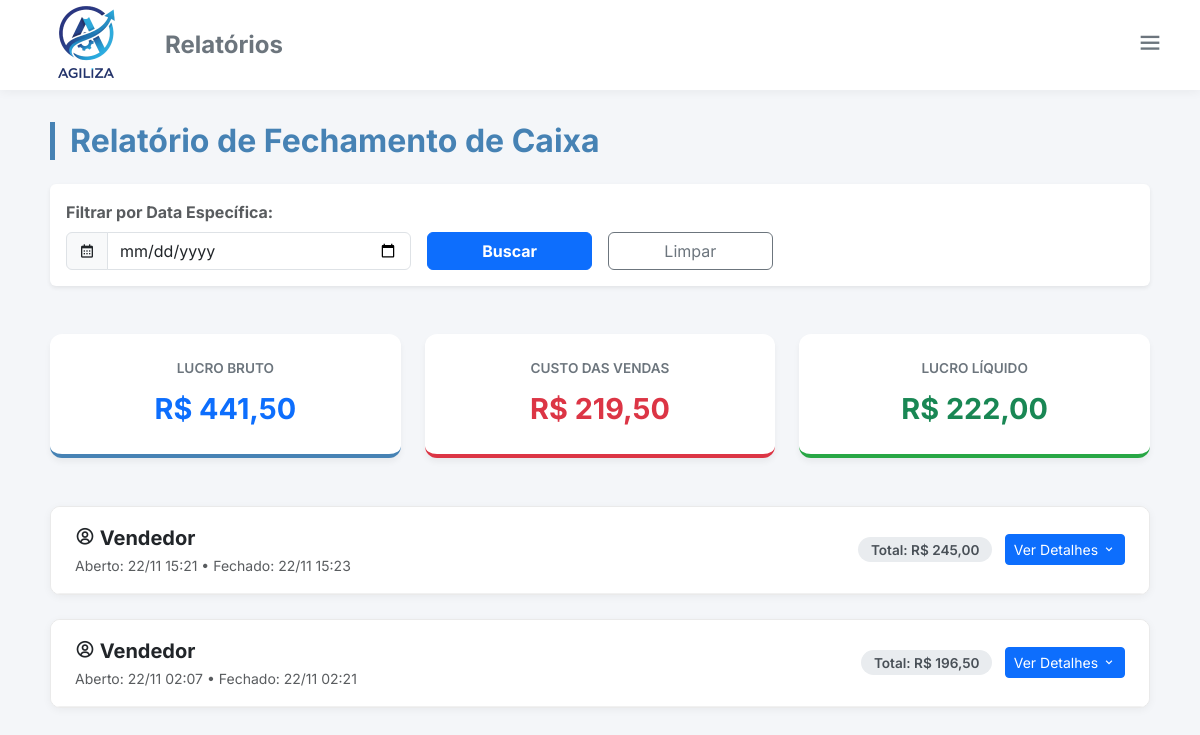
The app's page /consulta_caixa.php (signed in), older data.
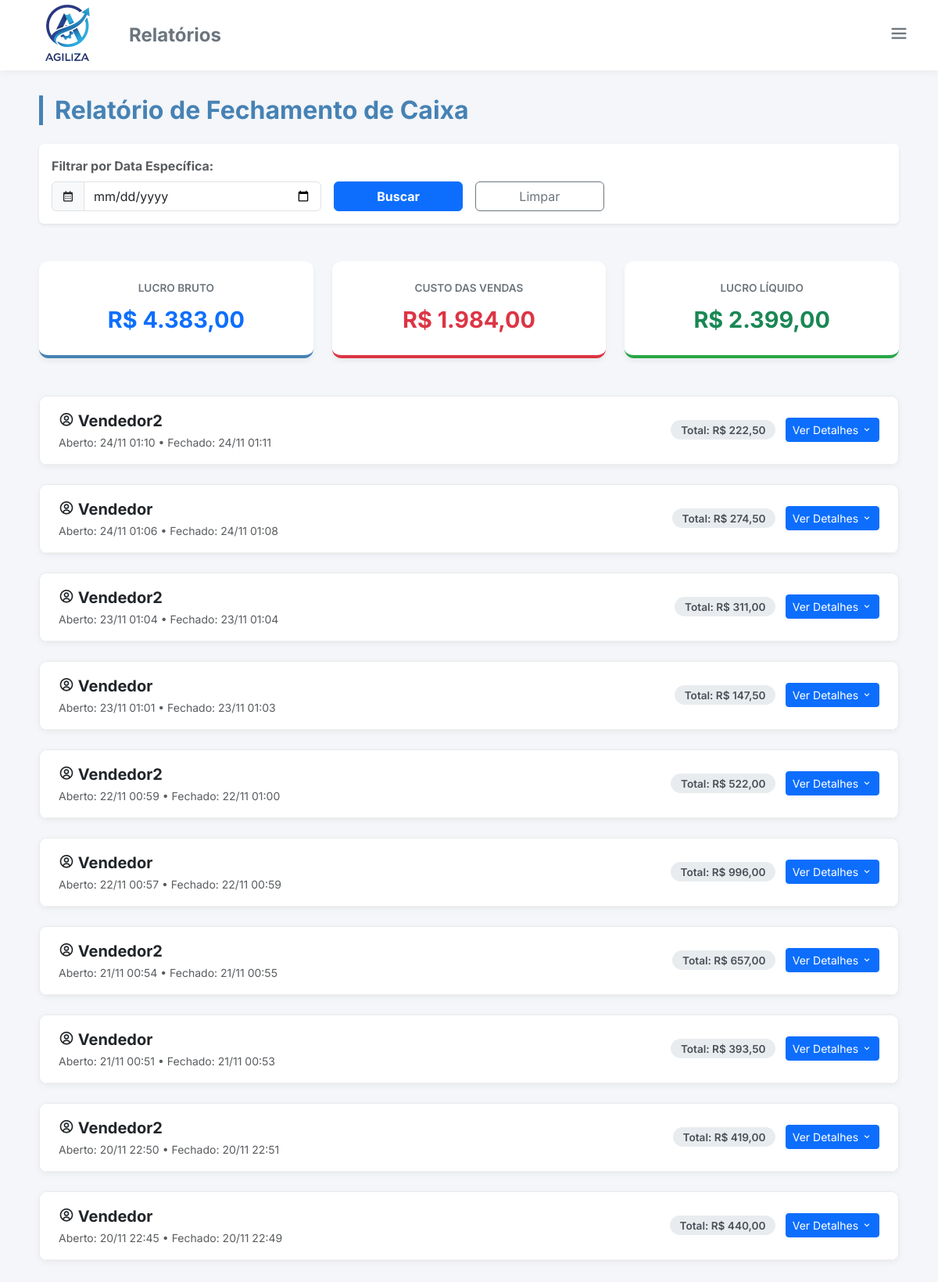
The same page, newer data.
### tables this page shows
CREATE TABLE IF NOT EXISTS `fechamento_caixa` (
  `id_fechamento` int NOT NULL AUTO_INCREMENT,
  `data_abertura` datetime DEFAULT NULL,
  `data_fechamento` datetime DEFAULT NULL,
  `operador` varchar(50) DEFAULT NULL,
  `valor_abertura` decimal(10,2) DEFAULT '0.00',
  `total_dinheiro` decimal(10,2) DEFAULT '0.00',
  `total_cartaoC` decimal(10,2) DEFAULT '0.00',
  `total_cartaoD` decimal(10,2) DEFAULT '0.00',
  `total_pix` decimal(10,2) DEFAULT '0.00',
  `valor_final_informado` decimal(10,2) DEFAULT '0.00',
  PRIMARY KEY (`id_fechamento`)
);

### consulta_caixa.php (the view, shortened to what this page needs)
<?php
require_once "conexao.php";
$tipo_usuario = isset($_SESSION['tipo_usuario']) ? $_SESSION['tipo_usuario'] : 0;
$usuario_logado = $_SESSION['nome_usuario'];
$dataFiltro = isset($_GET['data']) ? $_GET['data'] : '';
if ($tipo_usuario != 1) {
    $dataFiltro = date('Y-m-d');
    $sql = "SELECT * FROM fechamento_caixa WHERE DATE(data_fechamento) = :data AND operador = :operador ORDER BY data_fechamento DESC";
    $stmt = $conn->prepare($sql);
    $stmt->bindValue(':data', $dataFiltro);
    $stmt->bindValue(':operador', $usuario_logado);
} else {
    if ($dataFiltro) {
        $sql = "SELECT * FROM fechamento_caixa WHERE DATE(data_fechamento) = :data ORDER BY data_fechamento DESC";
        $stmt = $conn->prepare($sql);
        $stmt->bindValue(':data', $dataFiltro);
    } else {
        $data_final = date('Y-m-d 23:59:59');
        $data_inicial = date('Y-m-d 00:00:00', strtotime('-30 days'));
        $sql = "SELECT * FROM fechamento_caixa WHERE data_fechamento BETWEEN :ini AND :fim ORDER BY data_fechamento DESC";
        $stmt = $conn->prepare($sql);
        $stmt->bindValue(':ini', $data_inicial);
        $stmt->bindValue(':fim', $data_final);
    }
}
$stmt->execute();
$registros = $stmt->fetchAll(PDO::FETCH_ASSOC);
$dados_agrupados = [];
$faturamento_total_periodo = 0;
$custo_total_periodo = 0;
$lucro_total_periodo = 0;
foreach ($registros as $key => $r) {
    $faturamento_fechamento = $r['total_dinheiro'] + $r['total_cartaoC'] + $r['total_cartaoD'] + $r['total_pix'];
    $r['faturamento_total'] = $faturamento_fechamento;
    $custo_vendas = 0;
    try {
        $sql_custo = "
            SELECT SUM(sp.quantidade * p.preco_compra) as custo
            FROM vendas v
            JOIN saida_produtos sp ON v.id_venda = sp.venda_id
            JOIN produto p ON sp.id_produto = p.id_produto
            WHERE v.fechamento_caixa_id = :id_fechamento
        ";
        $stmtCusto = $conn->prepare($sql_custo);
        $stmtCusto->bindValue(':id_fechamento', $r['id_fechamento']);
        $stmtCusto->execute();
        $custo_vendas = (float) $stmtCusto->fetchColumn();
    } catch (Exception $e) { $custo_vendas = 0; }
    $r['custo_total'] = $custo_vendas;
    $r['lucro_total'] = $faturamento_fechamento - $custo_vendas;
    $faturamento_total_periodo += $faturamento_fechamento;
    $custo_total_periodo += $custo_vendas;
    $lucro_total_periodo += $r['lucro_total'];
    $sql_itens = "
        SELECT p.id_produto, p.nome, p.sabor, SUM(sp.quantidade) as qtd_total, v.id_forma_pagamento, fp.nome_pagamento
        FROM vendas v
        JOIN saida_produtos sp ON v.id_venda = sp.venda_id
        JOIN produto p ON sp.id_produto = p.id_produto
        JOIN forma_pagamento fp ON v.id_forma_pagamento = fp.id_forma_pagamento
        WHERE v.fechamento_caixa_id = :id_fechamento
        GROUP BY p.id_produto, p.nome, p.sabor, fp.nome_pagamento
    ";
    $stmtItens = $conn->prepare($sql_itens);
    $stmtItens->bindValue(':id_fechamento', $r['id_fechamento']);
    $stmtItens->execute();
    $r['itens_vendidos'] = $stmtItens->fetchAll(PDO::FETCH_ASSOC);
    $dados_agrupados[] = $r;
}
?>
<!DOCTYPE html>
<html lang="pt-BR">
<head>
    <link href="https://cdn.jsdelivr.net/npm/bootstrap@5.3.6/dist/css/bootstrap.min.css" rel="stylesheet" />
    <link href="https://unpkg.com/boxicons@2.1.4/css/boxicons.min.css" rel="stylesheet">
    <link href="styles/style_consulta.css" rel="stylesheet" />
</head>
<body>
    <div class="top-bar">
        <div class="d-flex align-items-center gap-3">
            <img src="img/logoagilizasemfundo.png" style="height: 125px; width: auto;" alt="Logo">
            <h4 class="m-0 fw-bold text-secondary d-none d-md-block">Relatórios</h4>
        </div>
        <div class="dropdown">
            <button class="btn btn-outline-secondary border-0" type="button" data-bs-toggle="dropdown"><i class='bx bx-menu fs-3'></i></button>
        </div>
    </div>
    <div class="container main-container">
        <div class="d-flex justify-content-between align-items-center mb-4">
            <h2 class="page-title m-0">Relatório de Fechamento de Caixa</h2>
        </div>
        <?php if ($tipo_usuario == 1): ?>
        <div class="card p-3 border-0 shadow-sm mb-5">
            <form method="GET" class="row g-3 align-items-end">
                <div class="col-md-4">
                    <label class="form-label fw-bold text-muted">Filtrar por Data Específica:</label>
                    <div class="input-group">
                        <span class="input-group-text bg-light"><i class='bx bx-calendar'></i></span>
                        <input type="date" name="data" class="form-control" value="<?= htmlspecialchars($dataFiltro) ?>">
                    </div>
                </div>
                <div class="col-md-2">
                    <button type="submit" class="btn btn-primary w-100 fw-bold">Buscar</button>
                </div>
                <div class="col-md-2">
                    <a href="consulta_caixa.php" class="btn btn-outline-secondary w-100">Limpar</a>
                </div>
            </form>
        </div>
        <?php else: ?>
            <div class="alert alert-info mb-4">
                <i class='bx bx-info-circle'></i> Você está visualizando o relatório do seu turno atual (<?= date('d/m/Y') ?>).
            </div>
        <?php endif; ?>
        <div class="row g-4 mb-5">
            <div class="col-md-4">
                <div class="kpi-card border-blue">
                    <div class="kpi-title">Lucro Bruto</div>
                    <div class="kpi-value text-primary">R$ <?= number_format($faturamento_total_periodo, 2, ',', '.') ?></div>
                </div>
            </div>
            <?php if ($tipo_usuario == 1): ?>
            <div class="col-md-4">
                <div class="kpi-card border-red">
                    <div class="kpi-title">Custo das Vendas</div>
                    <div class="kpi-value text-danger">R$ <?= number_format($custo_total_periodo, 2, ',', '.') ?></div>
                </div>
            </div>
            <div class="col-md-4">
                <div class="kpi-card border-green">
                    <div class="kpi-title">Lucro Líquido</div>
                    <div class="kpi-value text-success">R$ <?= number_format($lucro_total_periodo, 2, ',', '.') ?></div>
                </div>
            </div>
            <?php endif; ?>
        </div>
        <?php if (empty($dados_agrupados)): ?>
            <div class="text-center py-5 text-muted">
                <i class='bx bx-ghost fs-1 mb-3 opacity-25'></i>
                <p>Nenhum fechamento de caixa encontrado para este período.</p>
            </div>
        <?php else: ?>
            <?php foreach ($dados_agrupados as $r): ?>
                <div class="closing-card">
                    <div class="closing-header">
                        <div>
                            <div class="fw-bold fs-5 text-dark">
                                <i class='bx bx-user-circle'></i> <?= htmlspecialchars($r['operador']) ?>
                            </div>
                            <small class="text-muted">
                                Aberto: <?= date('d/m H:i', strtotime($r['data_abertura'])) ?> &bull;
                                Fechado: <?= date('d/m H:i', strtotime($r['data_fechamento'])) ?>
                            </small>
                        </div>
                        <div class="text-end">
                            <span class="info-badge">Total: R$ <?= number_format($r['faturamento_total'], 2, ',', '.') ?></span>
                            <button class="btn btn-sm btn-primary ms-2" type="button" data-bs-toggle="collapse" data-bs-target="#detalhes-<?= $r['id_fechamento'] ?>">
                                Ver Detalhes <i class='bx bx-chevron-down'></i>
                            </button>
                        </div>
                    </div>
                </div>
            <?php endforeach; ?>
        <?php endif; ?>
    </div>
</body>
</html>

### styles/style_consulta.css (style rules this page uses)
:root { --primary-color: #4682B4; --bg-light: #f4f6f9; --text-dark: #2c3e50; --success-green: #28a745; --danger-red: #dc3545; }
body { background-color: var(--bg-light); font-family: 'Inter', sans-serif; color: var(--text-dark); }
.top-bar { background-color: #fff; padding: 0.8rem 1.5rem; display: flex; align-items: center; justify-content: space-between; box-shadow: 0 2px 10px rgba(0, 0, 0, 0.05); z-index: 100; height: 90px; }
.main-container { padding: 2rem 0; max-width: 1100px; margin: 0 auto; }
.page-title { font-weight: 700; color: var(--primary-color); border-left: 5px solid var(--primary-color); padding-left: 15px; margin-bottom: 2rem; }
.kpi-card { background: #fff; border-radius: 12px; padding: 1.5rem; box-shadow: 0 4px 6px rgba(0, 0, 0, 0.05); text-align: center; border-bottom: 4px solid transparent; }
.kpi-title { font-size: 0.85rem; text-transform: uppercase; color: #6c757d; font-weight: 600; margin-bottom: 0.5rem; }
.kpi-value { font-size: 1.8rem; font-weight: 700; }
.border-blue { border-color: var(--primary-color); }
.border-red { border-color: var(--danger-red); }
.border-green { border-color: var(--success-green); }
.closing-card { background: #fff; border-radius: 10px; box-shadow: 0 2px 8px rgba(0, 0, 0, 0.05); margin-bottom: 1.5rem; overflow: hidden; border: 1px solid #eaeaea; }
.closing-header { padding: 1rem 1.5rem; background-color: #fff; border-bottom: 1px solid #f1f1f1; display: flex; justify-content: space-between; align-items: center; }
.info-badge { background-color: #e9ecef; color: #495057; padding: 0.3rem 0.8rem; border-radius: 20px; font-size: 0.85rem; font-weight: 600; }

Row changes from the older to the newer data that the page shows:
added fechamento_caixa: operador "Vendedor2", data_abertura "24/11 01:10", data_fechamento "24/11 01:11", faturamento_total "222,50"
added fechamento_caixa: operador "Vendedor", data_abertura "24/11 01:06", data_fechamento "24/11 01:08", faturamento_total "274,50"
added fechamento_caixa: operador "Vendedor2", data_abertura "23/11 01:04", data_fechamento "23/11 01:04", faturamento_total "311,00"
added fechamento_caixa: operador "Vendedor", data_abertura "23/11 01:01", data_fechamento "23/11 01:03", faturamento_total "147,50"
added fechamento_caixa: operador "Vendedor2", data_abertura "22/11 00:59", data_fechamento "22/11 01:00", faturamento_total "522,00"
added fechamento_caixa: operador "Vendedor", data_abertura "22/11 00:57", data_fechamento "22/11 00:59", faturamento_total "996,00"
added fechamento_caixa: operador "Vendedor2", data_abertura "21/11 00:54", data_fechamento "21/11 00:55", faturamento_total "657,00"
added fechamento_caixa: operador "Vendedor", data_abertura "21/11 00:51", data_fechamento "21/11 00:53", faturamento_total "393,50"
changed fechamento_caixa (number 9 of 10 on the later page): operador "Vendedor" → "Vendedor2"; data_abertura "22/11 15:21" → "20/11 22:50"; data_fechamento "22/11 15:23" → "20/11 22:51"; faturamento_total "245,00" → "419,00"
changed fechamento_caixa (number 10 of 10 on the later page): data_abertura "22/11 02:07" → "20/11 22:45"; data_fechamento "22/11 02:21" → "20/11 22:49"; faturamento_total "196,50" → "440,00"
Text that changed along with them:
$faturamento_total_periodo: "441,50" → "4.383,00"
$custo_total_periodo: "219,50" → "1.984,00"
$lucro_total_periodo: "222,00" → "2.399,00"
